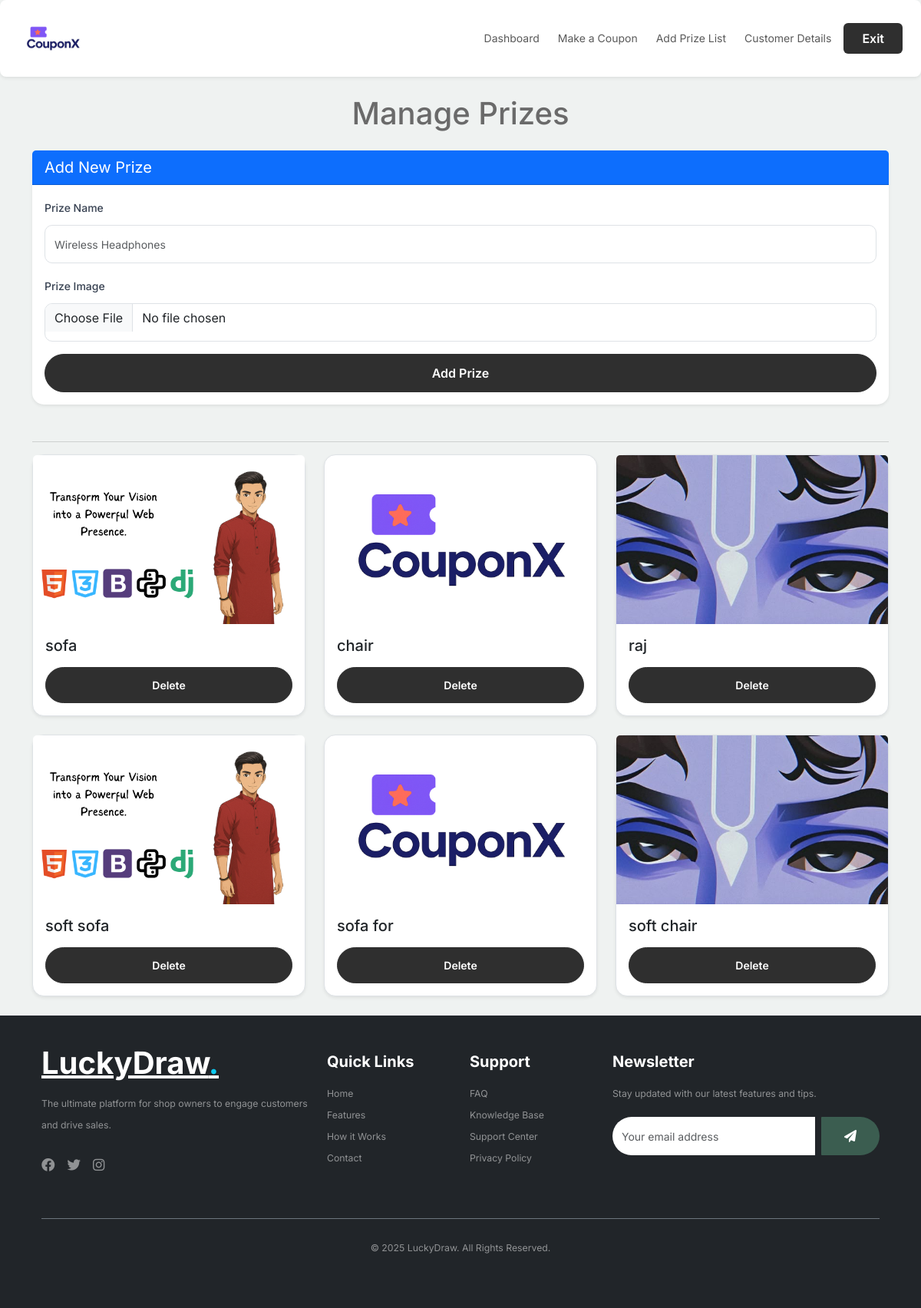
/manage-prizes/ (signed in), run on the app's committed database.
### myapp/models.py (models this page shows, shortened)
class Prize(models.Model):
    name = models.CharField(max_length=255)
    image = models.ImageField(upload_to='prize_images/', blank=True, null=True)
    owner = models.ForeignKey(ShopOwnerProfile, on_delete=models.CASCADE, related_name="prizes")  # NEW FIELD

### myapp/views.py (the view, shortened to what this page needs)
# urls.py: path('manage-prizes/', views.manage_prizes, name='manage_prizes'),
@login_required
def manage_prizes(request):
    user_profile = ShopOwnerProfile.objects.get(user=request.user)
    prizes = Prize.objects.filter(owner=user_profile).order_by("-id")
    return render(request, "prize.html", {"prizes": prizes})

### myapp/templates/prize.html (shortened to what this page needs)
{% extends 'base1.html' %}
{% load static %}
{% block content %}
<div class="container my-4">
  <h1 class="text-center mb-4">Manage Prizes</h1>
  <div class="card mb-5 shadow-sm">
    <div class="card-header bg-primary text-white fs-5">Add New Prize</div>
    <div class="card-body">
      <form method="POST" enctype="multipart/form-data" novalidate>
        <div class="mb-3">
          <label for="id_name" class="form-label">Prize Name</label>
          <input type="text" id="id_name" name="name" class="form-control" placeholder="Wireless Headphones" required>
        </div>
        <div class="mb-3">
          <label for="id_image" class="form-label">Prize Image</label>
          <input type="file" id="id_image" name="image" class="form-control" accept="image/*" required>
        </div>
        <button type="submit" class="btn btn-success w-100">Add Prize</button>
      </form>
    </div>
  </div>
  <hr>
  <div class="row g-4">
    {% for prize in prizes %}
      <div class="col-lg-4 col-md-6">
        <div class="card h-100 shadow-sm border">
          {% if prize.image %}
            <img src="{{ prize.image.url }}" alt="{{ prize.name }}" class="card-img-top" style="height: 220px; object-fit: cover;">
          {% else %}
            <img src="{% static 'images/no-image.png' %}" alt="No Image" class="card-img-top" style="height: 220px; object-fit: cover;">
          {% endif %}
          <div class="card-body d-flex flex-column justify-content-between">
            <h5 class="card-title mb-3">{{ prize.name }}</h5>
            <form method="POST" action="{% url 'delete_prize' prize.id %}">
              <button type="submit" class="btn btn-danger btn-sm w-100">Delete</button>
            </form>
          </div>
        </div>
      </div>
    {% empty %}
      <div class="col-12 text-center text-muted">
        <p>No prizes have been added yet.</p>
      </div>
    {% endfor %}
  </div>
</div>
{% endblock %}

### myapp/templates/base1.html (shortened to what this page needs)
{% load static %}
<!DOCTYPE html>
<html lang="en">
<head>
  <link href="https://cdn.jsdelivr.net/npm/bootstrap@5.3.2/dist/css/bootstrap.min.css" rel="stylesheet" />
  <link href="https://cdnjs.cloudflare.com/ajax/libs/font-awesome/6.0.0-beta3/css/all.min.css" rel="stylesheet" />
  <link rel="stylesheet" href="{% static 'css/add.css' %}" />
  <link rel="stylesheet" href="{% static 'style.css' %}" />
</head>
<body>
  <nav class="navbar navbar-expand-lg bg-white sticky-top shadow-sm z-3 p-0 rounded-3 mb-4">
    <div class="container-fluid px-4">
      <a href="/" class="navbar-brand d-flex align-items-center">
            <img src="{% static 'img/lo.png' %}" alt="" width="90" height="100" class="d-inline-block align-text-top">
        </a>
      <div class="collapse navbar-collapse justify-content-end" id="navbarNav">
        <ul class="navbar-nav gap-2 align-items-lg-center">
          <li class="nav-item">
            <a href="/dash/" class="nav-link">Dashboard</a>
          </li>
          <li class="nav-item">
            <a href="/gen/" class="nav-link">Make a Coupon</a>
          </li>
          <li class="nav-item">
            <a href="/prize/" class="nav-link">Add Prize List</a>
          </li>
          <li class="nav-item">
            <a href="/customer/" class="nav-link">Customer Details</a>
          </li>
          <li class="nav-item d-flex align-items-center">
            <a href="/" class="btn btn-saas px-4 py-2 fw-semibold text-center">Exit</a>
          </li>
        </ul>
      </div>
    </div>
  </nav>
  {% block content %}
  {% endblock %}
  <footer class="bg-dark text-white-50 py-5 mt-auto">
    <div class="container px-4">
      <div class="row g-4">
        <div class="col-12 col-md-4">
          <a href="#" class="fs-1 fw-bolder text-white">LuckyDraw<span class="text-info">.</span></a>
          <p class="mt-3 small">The ultimate platform for shop owners to engage customers and drive sales.</p>
          <div class="d-flex gap-3 mt-4">
            <a href="#" class="text-white-50">
            </a>
            <a href="#" class="text-white-50">
            </a>
            <a href="#" class="text-white-50">
            </a>
          </div>
        </div>
        <div class="col-6 col-md-2">
          <h4 class="fs-5 fw-bold text-white mb-3">Quick Links</h4>
          <ul class="list-unstyled small">
            <li><a href="#" class="text-white-50 text-decoration-none">Home</a></li>
            <li><a href="#" class="text-white-50 text-decoration-none">Features</a></li>
            <li><a href="#" class="text-white-50 text-decoration-none">How it Works</a></li>
            <li><a href="#" class="text-white-50 text-decoration-none">Contact</a></li>
          </ul>
        </div>
        <div class="col-6 col-md-2">
          <h4 class="fs-5 fw-bold text-white mb-3">Support</h4>
          <ul class="list-unstyled small">
            <li><a href="#" class="text-white-50 text-decoration-none">FAQ</a></li>
            <li><a href="#" class="text-white-50 text-decoration-none">Knowledge Base</a></li>
            <li><a href="#" class="text-white-50 text-decoration-none">Support Center</a></li>
            <li><a href="#" class="text-white-50 text-decoration-none">Privacy Policy</a></li>
          </ul>
        </div>
        <div class="col-12 col-md-4">
          <h4 class="fs-5 fw-bold text-white mb-3">Newsletter</h4>
          <p class="small">Stay updated with our latest features and tips.</p>
          <form action="#" class="mt-3 d-flex flex-column flex-sm-row">
            <input type="email" placeholder="Your email address"
              class="form-control rounded-start-pill py-2 border-0 mb-2 mb-sm-0 me-0 me-sm-2">
            <button type="submit" class="btn btn-primary rounded-end-pill py-2">
              <i class="fas fa-paper-plane"></i>
            </button>
          </form>
        </div>
      </div>
      <div class="text-center small mt-5 pt-4 border-top border-secondary">
        <p>&copy;
          <script>document.write(new Date().getFullYear());</script> LuckyDraw. All Rights Reserved.
        </p>
      </div>
    </div>
  </footer>
</body>
</html>

### myapp/static/css/add.css (style rules this page uses)
html, body { margin: 0 !important; padding: 0 !important; background: #f8fafc; color: #495057; font-family: 'Inter', 'Segoe UI', Arial, sans-serif; width: 100%; height: 100%; scroll-behavior: smooth; }
*, *::before, *::after { box-sizing: border-box; }
img, video { max-width: 100%; height: auto; }
body { background: #f8fafc; font-family: 'Inter', 'Segoe UI', Arial, sans-serif; }
.navbar { background: #fff; box-shadow: 0 2px 10px rgba(0, 0, 0, 0.05); transition: background-color 0.3s ease; }
.navbar-brand { font-weight: bold; color: #5a50f1 !important; opacity: 0; animation: fadeInDown 1s ease forwards; display: flex; align-items: center; gap: 0.5rem; }
.navbar-brand img { transition: transform 0.3s ease; }
.navbar-nav .nav-link { transition: color 0.3s ease, transform 0.3s ease; border-radius: 0.375rem; padding: 0.5rem 1rem; }
.navbar-nav .btn { transition: box-shadow 0.3s ease, transform 0.3s ease; font-weight: 600; border-radius: 0.375rem; padding: 0.35rem 1rem; }
.card { border-radius: 15px; border: none; background: #fff; box-shadow: 0 1px 8px rgba(0, 0, 0, 0.04), 0 4px 24px rgba(30, 34, 90, 0.07); transition: transform 0.3s, box-shadow 0.3s; }
.btn-primary { background-color: #4f46e5; border: none; color: #fff; font-weight: 600; padding: 10px 28px; border-radius: 5px; transition: background-color 0.3s ease; }
.btn-saas { background: linear-gradient(90deg, #58c7f7 10%, #4e73df 90%); border: none; color: #fff; transition: filter 0.3s ease; }
footer { background: #f8f9ff; padding: 40px 0; border-top: 1px solid #e9ecef; }
.form-label { font-weight: 500; color: #374151; }

### myapp/static/css/style.css (style rules this page uses)
body { overflow-x: hidden; position: relative; }
body { font-family: "Inter", sans-serif; font-weight: 400; line-height: 28px; color: #6a6a6a; font-size: 14px; background-color: #eff2f1; }
a { text-decoration: none; -webkit-transition: .3s all ease; -o-transition: .3s all ease; transition: .3s all ease; color: #2f2f2f; text-decoration: underline; }
.btn { font-weight: 600; padding: 12px 30px; border-radius: 30px; color: #ffffff; background: #2f2f2f; border-color: #2f2f2f; }
.btn.btn-primary { background: #3b5d50; border-color: #3b5d50; }
.form-control { height: 50px; border-radius: 10px; font-family: "Inter", sans-serif; }

### data on the page
Prize: image (picture), name "sofa"
Prize: image (picture), name "chair"
Prize: image (picture), name "raj"
Prize: image (picture), name "soft sofa"
Prize: image (picture), name "sofa for"
Prize: image (picture), name "soft chair"
